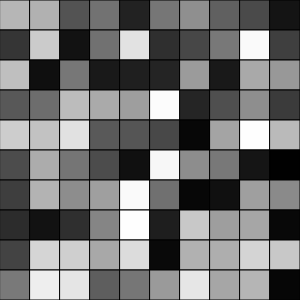
Frame 1 (no input)
Frame 60 (no input): identical to frame 1, image omitted
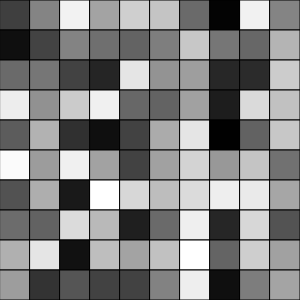
Frame 120 (the mouse pressed at the canvas centre since frame 60)

The p5.js sketch that drew these frames (run headless with seeded random() and noise() and a simulated clock; from frame 60 on, the mouse is pressed at the canvas centre):

// p5.js sketch
// ── sketch.js
let cols = 10;
let rows = 10;

let colors = [];

function setup () {
  createCanvas(300, 300);

  for (let i = 0; i < cols; i++) {
    // 1. 将数组的每一个索引的值就设置为数组
    colors[i] = []
    for (let j = 0; j < rows; j++) {
      // 2. 将索引的数组的第 j 项 设置为 随机的值
      colors[i][j] = random(255) 
    }

  }
}

function mousePressed() {
  setup()
  draw()
}


function draw () {
  background(51);

  for (let i = 0; i < 10; i++) {
    for (let j = 0; j < 10; j++) {
      let x = i * 30;
      let y = j * 30;
      // 3. 将二维数组所对应的各项索引的值，循环作为矩形的填充色
      fill(colors[i][j])
      stroke(0)
      // fill(51)
      rect(x, y, 30, 30)
    }
  }
}
